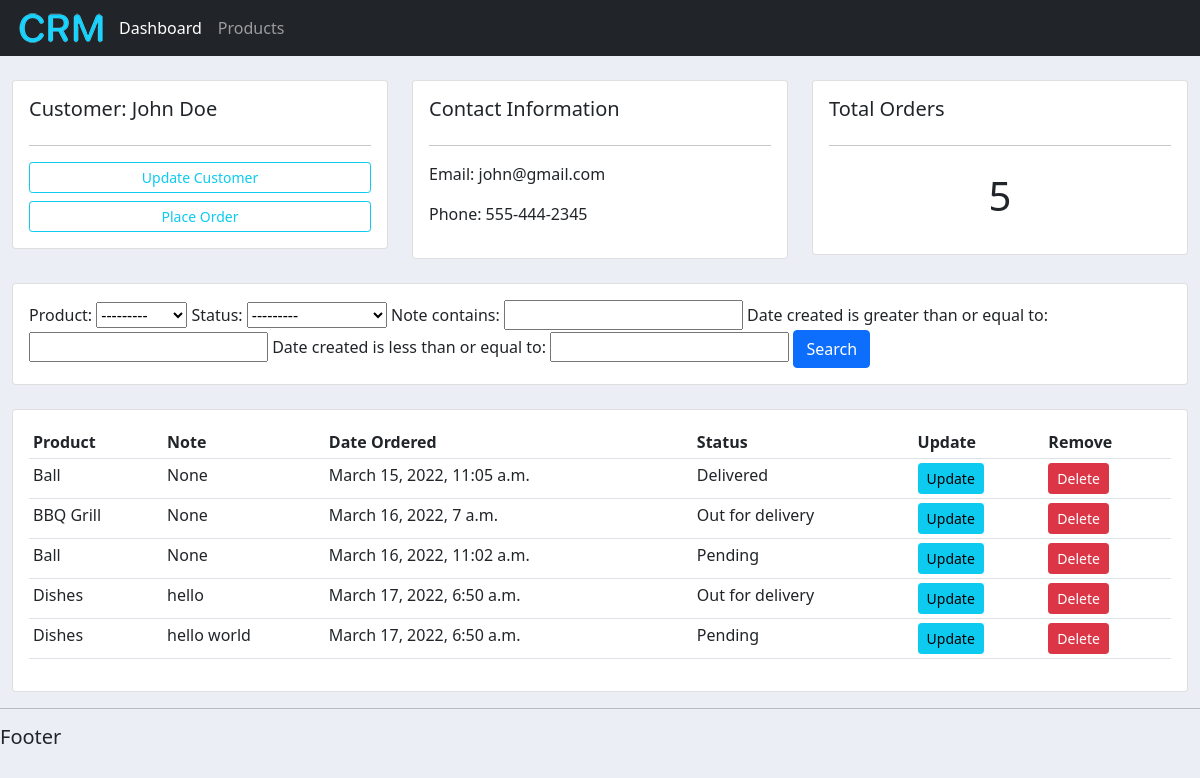
The app's page /customer/1/ with its own data.
### accounts/models.py (models this page shows, shortened)
class Customer(models.Model):
    name = models.CharField(max_length=200, null=True)
    phone = models.CharField(max_length=200, null=True)
    email = models.CharField(max_length=200, null=True)
    date_created = models.DateTimeField(auto_now_add=True, null=True)

class Order(models.Model):
    STATUS = (
        ('Pending', 'Pending'),
        ('Out for delivery', 'Out for delivery'),
        ('Delivered', 'Delivered'),
    )
    customer = models.ForeignKey(Customer, null=True, on_delete=models.SET_NULL)
    product = models.ForeignKey(Product, null=True, on_delete=models.SET_NULL)
    date_created = models.DateTimeField(auto_now_add=True, null=True)
    status = models.CharField(max_length=200, null=True, choices=STATUS)
    note = models.CharField(max_length=1000, null=True)

class Product(models.Model):
    CATEGORY = (
        ('Indoor', 'Indoor'),
        ('Out Door', 'Out Door'),
    )
    name = models.CharField(max_length=200, null=True)
    price = models.FloatField(null=True)
    category = models.CharField(max_length=200, null=True, choices=CATEGORY)
    description = models.CharField(max_length=200, null=True, blank=True)
    date_created = models.DateTimeField(auto_now_add=True, null=True)
    tags = models.ManyToManyField(Tag)
    def __str__(self):
        return self.name

### accounts/views.py (the view)
# urls.py: path('customer/<str:pk>/', views.customer, name='customer'),
def customer(request, pk):
    customer = Customer.objects.get(id=pk)
    orders = customer.order_set.all()
    my_filter = OrderFilter(request.GET, queryset=orders)
    orders = my_filter.qs
    context = {"customer": customer, "orders": orders, 'my_filter': my_filter}
    return render(request, 'accounts/customer.html', context)

### templates/accounts/customer.html
{% extends 'accounts/main.html' %}
{% block content %}
    <br>
    <div class="row">
        <div class="col-md">
            <div class="card card-body">
                <h5>Customer: {{ customer.name }}</h5>
                <hr>
                <a class="btn btn-outline-info btn-sm btn-block mb-2" href="">Update Customer</a>
                <a class="btn btn-outline-info btn-sm btn-block" href="{% url 'create_order' customer.id %}">
                    Place Order</a>
            </div>
        </div>
        <div class="col-md">
            <div class="card card-body">
                <h5>Contact Information</h5>
                <hr>
                <p>Email: {{ customer.email }}</p>
                <p>Phone: {{ customer.phone }}</p>
            </div>
        </div>
        <div class="col-md">
            <div class="card card-body">
                <h5>Total Orders</h5>
                <hr>
                <h1 style="text-align: center;padding: 10px">{{ orders.count }}</h1>
            </div>
        </div>
    </div>
    <br>
    <div class="row">
        <div class="col">
            <div class="card card-body">
                <form method="get">
                    {{ my_filter.form }}
                    <button class="btn btn-primary" type="submit">Search</button>
                </form>
            </div>
        </div>
    </div>
    <br>
    <div class="row">
        <div class="col-md">
            <div class="card card-body">
                <table class="table table-sm">
                    <tr>
                        <th>Product</th>
                        <th>Note</th>
                        <th>Date Ordered</th>
                        <th>Status</th>
                        <th>Update</th>
                        <th>Remove</th>
                    </tr>
                    {% for order in orders %}
                        <tr>
                            <td>{{ order.product }}</td>
                            <td>{{ order.note }}</td>
                            <td>{{ order.date_created }}</td>
                            <td>{{ order.status }}</td>
                            <td><a class="btn btn-sm btn-info" href="{% url 'update_order' order.id %}">Update</a></td>
                            <td><a class="btn btn-sm btn-danger" href="{% url 'delete_order' order.id %}">Delete</a></td>
                        </tr>
                    {% endfor %}
                </table>
            </div>
        </div>
    </div>
{% endblock %}

### static/css/main.css (style rules this page uses)
body { background-color: #ebeff5; }
a:link { text-decoration: none; }

### records on screen
Customer: name "John Doe", email "john@gmail.com", phone "555-444-2345"
Order: product "Ball", note "None", date_created "March 15, 2022, 11:05 a.m.", status "Delivered"
Order: product "BBQ Grill", note "None", date_created "March 16, 2022, 7 a.m.", status "Out for delivery"
Order: product "Ball", note "None", date_created "March 16, 2022, 11:02 a.m.", status "Pending"
Order: product "Dishes", note "hello", date_created "March 17, 2022, 6:50 a.m.", status "Out for delivery"
Order: product "Dishes", note "hello world", date_created "March 17, 2022, 6:50 a.m.", status "Pending"

### other values on screen
{{ orders.count }} "5"
